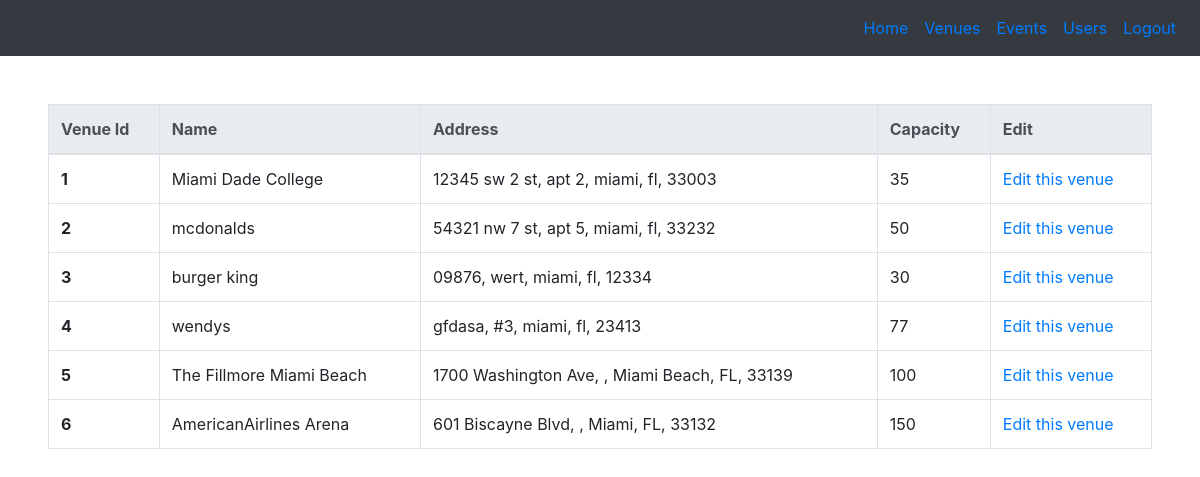
Screenshot of /admin-venues (signed in) with the database file from the repository.
### tables this page shows
CREATE TABLE 'venues' ( venueID INTEGER PRIMARY KEY AUTOINCREMENT NOT NULL,'venueName' VARCHAR NOT NULL,
  capacity INTEGER NOT NULL,
  address1 VARCHAR NOT NULL,
  address2 VARCHAR NOT NULL,
  city VARCHAR NOT NULL,
  state CHAR(2) NOT NULL,
  zip CHAR(5) NOT NULL,
  adminID INTEGER NOT NULL
);

### application.py (the view)
@app.route("/admin-venues", methods=["GET"])
@login_required
def adminVenues():
    if 'admin' not in session.keys():
        return redirect("/")
    if request.method == "GET":
        venues = db.execute(allVenueQry)
        return render_template("admin-venues.html", venues=venues)

### application.py (called while the page is built)
@app.after_request
def after_request(response):
    response.headers["Cache-Control"] = "no-cache, no-store, must-revalidate"
    response.headers["Expires"] = 0
    response.headers["Pragma"] = "no-cache"
    return response

### helpers.py (called while the page is built)
def login_required(f):
    @wraps(f)
    def decorated_function(*args, **kwargs):
        if session.get("user_id") is None:
            return redirect("/login")
        return f(*args, **kwargs)
    return decorated_function

### templates/admin-venues.html (shortened to what this page needs)
{% extends "baseadmin.html" %}
{% block body %}
<table class="table table-bordered">
  <thead class="thead-light">
    <tr>
      <th scope="col">Venue Id</th>
      <th scope="col">Name</th>
      <th scope="col">Address</th>
      <th scope="col">Capacity</th>
      <th scope="col">Edit</th>
    </tr>
  </thead>
  <tbody>
    {% for venue in venues %}
    <tr>
      <th scope="row">{{venue.venueID}}</th>
      <td scope="row">{{venue.venueName}}</td>
      <td scope="row">{{venue.address1}}, {{venue.address2}}, {{venue.city}}, {{venue.state}}, {{venue.zip}}</td>
      <td scope="row">{{venue.capacity}}</td>
      <td scope="row"><a href="{{ '/edit-venue/%s'%venue.venueID|urlencode }}">Edit this venue</a></td>
    </tr>
    {% endfor %}
  </tbody>
</table>
{% endblock %}

### rows the page displays
venues: venueID "1", venueName "Miami Dade College", address1 "12345 sw 2 st", address2 "apt 2", city "miami", state "fl", zip "33003", capacity "35"
venues: venueID "2", venueName "mcdonalds", address1 "54321 nw 7 st", address2 "apt 5", city "miami", state "fl", zip "33232", capacity "50"
venues: venueID "3", venueName "burger king", address1 "09876", address2 "wert", city "miami", state "fl", zip "12334", capacity "30"
venues: venueID "4", venueName "wendys", address1 "gfdasa", address2 "#3", city "miami", state "fl", zip "23413", capacity "77"
venues: venueID "5", venueName "The Fillmore Miami Beach", address1 "1700 Washington Ave", city "Miami Beach", state "FL", zip "33139", capacity "100"
venues: venueID "6", venueName "AmericanAirlines Arena", address1 "601 Biscayne Blvd", city "Miami", state "FL", zip "33132", capacity "150"
